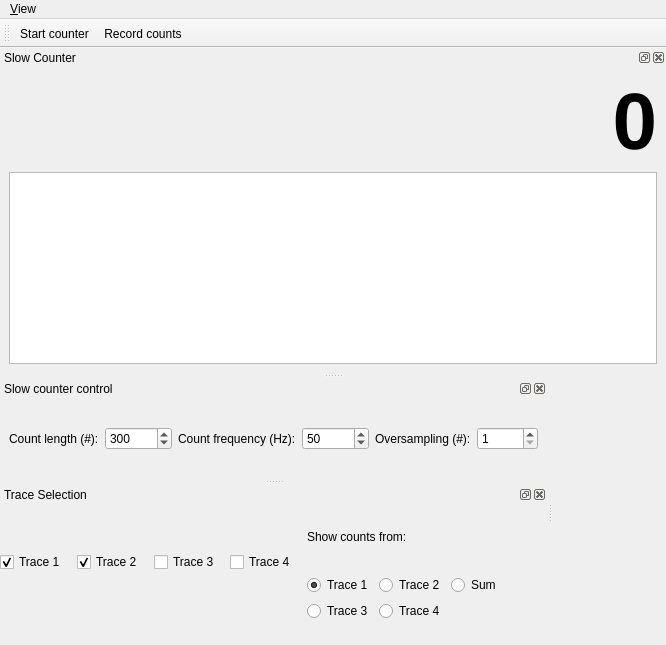
<?xml version="1.0" encoding="UTF-8"?>
<ui version="4.0">
 <class>MainWindow</class>
 <widget class="QMainWindow" name="MainWindow">
  <property name="geometry">
   <rect>
    <x>0</x>
    <y>0</y>
    <width>666</width>
    <height>645</height>
   </rect>
  </property>
  <property name="windowTitle">
   <string>qudi: Slow Counter</string>
  </property>
  <widget class="QWidget" name="centralwidget"/>
  <widget class="QMenuBar" name="menubar">
   <property name="geometry">
    <rect>
     <x>0</x>
     <y>0</y>
     <width>666</width>
     <height>21</height>
    </rect>
   </property>
   <widget class="QMenu" name="menuView">
    <property name="title">
     <string>&amp;View</string>
    </property>
    <widget class="QMenu" name="menuToolbars">
     <property name="title">
      <string>&amp;Toolbars</string>
     </property>
     <addaction name="counting_controls_view_Action"/>
    </widget>
    <addaction name="slow_counter_view_Action"/>
    <addaction name="slow_counter_parameters_view_Action"/>
    <addaction name="trace_selection_view_Action"/>
    <addaction name="separator"/>
    <addaction name="menuToolbars"/>
    <addaction name="separator"/>
    <addaction name="restore_default_view_Action"/>
    <addaction name="actionClose"/>
   </widget>
   <addaction name="menuView"/>
  </widget>
  <widget class="QDockWidget" name="counter_trace_DockWidget">
   <property name="sizePolicy">
    <sizepolicy hsizetype="Preferred" vsizetype="Preferred">
     <horstretch>1</horstretch>
     <verstretch>0</verstretch>
    </sizepolicy>
   </property>
   <property name="windowTitle">
    <string>Slow Counter</string>
   </property>
   <attribute name="dockWidgetArea">
    <number>4</number>
   </attribute>
   <widget class="QWidget" name="dockWidgetContents">
    <layout class="QVBoxLayout" name="verticalLayout">
     <item>
      <widget class="QLabel" name="count_value_Label">
       <property name="font">
        <font>
         <pointsize>60</pointsize>
         <weight>75</weight>
         <bold>true</bold>
        </font>
       </property>
       <property name="text">
        <string>0</string>
       </property>
       <property name="alignment">
        <set>Qt::AlignRight|Qt::AlignTrailing|Qt::AlignVCenter</set>
       </property>
      </widget>
     </item>
     <item>
      <widget class="PlotWidget" name="counter_trace_PlotWidget"/>
     </item>
    </layout>
   </widget>
  </widget>
  <widget class="QToolBar" name="counting_control_ToolBar">
   <property name="enabled">
    <bool>true</bool>
   </property>
   <property name="windowTitle">
    <string>Counting Controls</string>
   </property>
   <property name="toolButtonStyle">
    <enum>Qt::ToolButtonTextUnderIcon</enum>
   </property>
   <attribute name="toolBarArea">
    <enum>TopToolBarArea</enum>
   </attribute>
   <attribute name="toolBarBreak">
    <bool>false</bool>
   </attribute>
   <addaction name="start_counter_Action"/>
   <addaction name="record_counts_Action"/>
  </widget>
  <widget class="QDockWidget" name="slow_counter_parameters_DockWidget">
   <property name="maximumSize">
    <size>
     <width>524287</width>
     <height>100</height>
    </size>
   </property>
   <property name="windowTitle">
    <string>Slow counter control</string>
   </property>
   <attribute name="dockWidgetArea">
    <number>1</number>
   </attribute>
   <widget class="QWidget" name="dockWidgetContents_2">
    <layout class="QHBoxLayout" name="horizontalLayout">
     <item>
      <widget class="QLabel" name="label">
       <property name="text">
        <string>Count length (#):</string>
       </property>
      </widget>
     </item>
     <item>
      <widget class="QSpinBox" name="count_length_SpinBox">
       <property name="minimum">
        <number>1</number>
       </property>
       <property name="maximum">
        <number>1000000</number>
       </property>
       <property name="singleStep">
        <number>10</number>
       </property>
       <property name="value">
        <number>300</number>
       </property>
      </widget>
     </item>
     <item>
      <widget class="QLabel" name="label_2">
       <property name="text">
        <string>Count frequency (Hz):</string>
       </property>
      </widget>
     </item>
     <item>
      <widget class="QSpinBox" name="count_freq_SpinBox">
       <property name="minimum">
        <number>1</number>
       </property>
       <property name="maximum">
        <number>1000000</number>
       </property>
       <property name="singleStep">
        <number>10</number>
       </property>
       <property name="value">
        <number>50</number>
       </property>
      </widget>
     </item>
     <item>
      <widget class="QLabel" name="label_3">
       <property name="toolTip">
        <string>If bigger than 1, the number of samples is averaged over the given number and then displayed. 
Use for extremely fast counting, since all the raw data is saved. 
Timestamps in oversampling interval are all equal to the averaging time.</string>
       </property>
       <property name="text">
        <string>Oversampling (#):</string>
       </property>
      </widget>
     </item>
     <item>
      <widget class="QSpinBox" name="oversampling_SpinBox">
       <property name="toolTip">
        <string>If bigger than 1, the number of samples is averaged over the given number and then displayed. 
Use for extremely fast counting, since all the raw data is saved. 
Timestamps in oversampling interval are all equal to the averaging time.</string>
       </property>
       <property name="minimum">
        <number>1</number>
       </property>
       <property name="maximum">
        <number>10000</number>
       </property>
       <property name="value">
        <number>1</number>
       </property>
      </widget>
     </item>
    </layout>
   </widget>
  </widget>
  <widget class="QDockWidget" name="trace_selection_DockWidget">
   <property name="floating">
    <bool>false</bool>
   </property>
   <property name="windowTitle">
    <string>Trace Selection</string>
   </property>
   <attribute name="dockWidgetArea">
    <number>1</number>
   </attribute>
   <widget class="QWidget" name="dockWidgetContents_3">
    <widget class="QWidget" name="horizontalLayoutWidget">
     <property name="geometry">
      <rect>
       <x>0</x>
       <y>0</y>
       <width>501</width>
       <height>117</height>
      </rect>
     </property>
     <layout class="QHBoxLayout" name="horizontalLayout_2">
      <item>
       <widget class="QCheckBox" name="trace_1_checkbox">
        <property name="text">
         <string>Trace 1</string>
        </property>
        <property name="checked">
         <bool>true</bool>
        </property>
       </widget>
      </item>
      <item>
       <widget class="QCheckBox" name="trace_2_checkbox">
        <property name="text">
         <string>Trace 2</string>
        </property>
        <property name="checked">
         <bool>true</bool>
        </property>
       </widget>
      </item>
      <item>
       <widget class="QCheckBox" name="trace_3_checkbox">
        <property name="enabled">
         <bool>true</bool>
        </property>
        <property name="text">
         <string>Trace 3</string>
        </property>
       </widget>
      </item>
      <item>
       <widget class="QCheckBox" name="trace_4_checkbox">
        <property name="enabled">
         <bool>true</bool>
        </property>
        <property name="text">
         <string>Trace 4</string>
        </property>
       </widget>
      </item>
      <item>
       <layout class="QVBoxLayout" name="verticalLayout_2">
        <item>
         <widget class="QLabel" name="show_couts_label">
          <property name="text">
           <string>Show counts from:</string>
          </property>
         </widget>
        </item>
        <item>
         <layout class="QGridLayout" name="gridLayout">
          <item row="1" column="1">
           <widget class="QRadioButton" name="trace_4_radiobutton">
            <property name="enabled">
             <bool>true</bool>
            </property>
            <property name="text">
             <string>Trace 4</string>
            </property>
           </widget>
          </item>
          <item row="1" column="0">
           <widget class="QRadioButton" name="trace_3_radiobutton">
            <property name="text">
             <string>Trace 3</string>
            </property>
           </widget>
          </item>
          <item row="0" column="0">
           <widget class="QRadioButton" name="trace_1_radiobutton">
            <property name="text">
             <string>Trace 1</string>
            </property>
            <property name="checked">
             <bool>true</bool>
            </property>
           </widget>
          </item>
          <item row="0" column="1">
           <widget class="QRadioButton" name="trace_2_radiobutton">
            <property name="text">
             <string>Trace 2</string>
            </property>
           </widget>
          </item>
          <item row="0" column="2">
           <widget class="QRadioButton" name="trace_sum_radiobutton">
            <property name="text">
             <string>Sum</string>
            </property>
           </widget>
          </item>
         </layout>
        </item>
       </layout>
      </item>
     </layout>
    </widget>
   </widget>
  </widget>
  <action name="start_counter_Action">
   <property name="checkable">
    <bool>true</bool>
   </property>
   <property name="icon">
    <iconset>
     <normaloff>../../artwork/icons/qudiTheme/22x22/start-counter.png</normaloff>../../artwork/icons/qudiTheme/22x22/start-counter.png</iconset>
   </property>
   <property name="text">
    <string>Start counter</string>
   </property>
   <property name="toolTip">
    <string>Start the counter</string>
   </property>
  </action>
  <action name="record_counts_Action">
   <property name="checkable">
    <bool>true</bool>
   </property>
   <property name="icon">
    <iconset>
     <normaloff>../../artwork/icons/qudiTheme/22x22/record-counter.png</normaloff>../../artwork/icons/qudiTheme/22x22/record-counter.png</iconset>
   </property>
   <property name="text">
    <string>Record counts</string>
   </property>
   <property name="toolTip">
    <string>Save count trace to file</string>
   </property>
  </action>
  <action name="slow_counter_view_Action">
   <property name="checkable">
    <bool>true</bool>
   </property>
   <property name="text">
    <string>&amp;Slow counter</string>
   </property>
   <property name="toolTip">
    <string>Show the Slow counter</string>
   </property>
  </action>
  <action name="slow_counter_parameters_view_Action">
   <property name="checkable">
    <bool>true</bool>
   </property>
   <property name="text">
    <string>Slow &amp;counter parameters</string>
   </property>
   <property name="toolTip">
    <string>Show Slow counter parameters</string>
   </property>
  </action>
  <action name="restore_default_view_Action">
   <property name="text">
    <string>&amp;Restore default</string>
   </property>
  </action>
  <action name="counting_controls_view_Action">
   <property name="checkable">
    <bool>true</bool>
   </property>
   <property name="text">
    <string>&amp;Counting controls</string>
   </property>
  </action>
  <action name="actionClose">
   <property name="icon">
    <iconset>
     <normaloff>../../artwork/icons/oxygen/22x22/application-exit.png</normaloff>../../artwork/icons/oxygen/22x22/application-exit.png</iconset>
   </property>
   <property name="text">
    <string>Close</string>
   </property>
  </action>
  <action name="trace_selection_view_Action">
   <property name="checkable">
    <bool>true</bool>
   </property>
   <property name="checked">
    <bool>false</bool>
   </property>
   <property name="text">
    <string>Trace Selection</string>
   </property>
  </action>
 </widget>
 <customwidgets>
  <customwidget>
   <class>PlotWidget</class>
   <extends>QGraphicsView</extends>
   <header>pyqtgraph</header>
  </customwidget>
 </customwidgets>
 <resources/>
 <connections>
  <connection>
   <sender>slow_counter_view_Action</sender>
   <signal>triggered(bool)</signal>
   <receiver>counter_trace_DockWidget</receiver>
   <slot>setVisible(bool)</slot>
   <hints>
    <hint type="sourcelabel">
     <x>-1</x>
     <y>-1</y>
    </hint>
    <hint type="destinationlabel">
     <x>399</x>
     <y>136</y>
    </hint>
   </hints>
  </connection>
  <connection>
   <sender>counter_trace_DockWidget</sender>
   <signal>visibilityChanged(bool)</signal>
   <receiver>slow_counter_view_Action</receiver>
   <slot>setChecked(bool)</slot>
   <hints>
    <hint type="sourcelabel">
     <x>399</x>
     <y>136</y>
    </hint>
    <hint type="destinationlabel">
     <x>-1</x>
     <y>-1</y>
    </hint>
   </hints>
  </connection>
  <connection>
   <sender>slow_counter_parameters_view_Action</sender>
   <signal>triggered(bool)</signal>
   <receiver>slow_counter_parameters_DockWidget</receiver>
   <slot>setVisible(bool)</slot>
   <hints>
    <hint type="sourcelabel">
     <x>-1</x>
     <y>-1</y>
    </hint>
    <hint type="destinationlabel">
     <x>399</x>
     <y>551</y>
    </hint>
   </hints>
  </connection>
  <connection>
   <sender>slow_counter_parameters_DockWidget</sender>
   <signal>visibilityChanged(bool)</signal>
   <receiver>slow_counter_parameters_view_Action</receiver>
   <slot>setChecked(bool)</slot>
   <hints>
    <hint type="sourcelabel">
     <x>399</x>
     <y>551</y>
    </hint>
    <hint type="destinationlabel">
     <x>-1</x>
     <y>-1</y>
    </hint>
   </hints>
  </connection>
  <connection>
   <sender>counting_controls_view_Action</sender>
   <signal>triggered(bool)</signal>
   <receiver>counting_control_ToolBar</receiver>
   <slot>setVisible(bool)</slot>
   <hints>
    <hint type="sourcelabel">
     <x>-1</x>
     <y>-1</y>
    </hint>
    <hint type="destinationlabel">
     <x>399</x>
     <y>41</y>
    </hint>
   </hints>
  </connection>
  <connection>
   <sender>counting_control_ToolBar</sender>
   <signal>visibilityChanged(bool)</signal>
   <receiver>counting_controls_view_Action</receiver>
   <slot>setChecked(bool)</slot>
   <hints>
    <hint type="sourcelabel">
     <x>399</x>
     <y>41</y>
    </hint>
    <hint type="destinationlabel">
     <x>-1</x>
     <y>-1</y>
    </hint>
   </hints>
  </connection>
  <connection>
   <sender>actionClose</sender>
   <signal>triggered()</signal>
   <receiver>MainWindow</receiver>
   <slot>close()</slot>
   <hints>
    <hint type="sourcelabel">
     <x>-1</x>
     <y>-1</y>
    </hint>
    <hint type="destinationlabel">
     <x>399</x>
     <y>299</y>
    </hint>
   </hints>
  </connection>
  <connection>
   <sender>trace_selection_view_Action</sender>
   <signal>triggered(bool)</signal>
   <receiver>trace_selection_DockWidget</receiver>
   <slot>setVisible(bool)</slot>
   <hints>
    <hint type="sourcelabel">
     <x>-1</x>
     <y>-1</y>
    </hint>
    <hint type="destinationlabel">
     <x>39</x>
     <y>463</y>
    </hint>
   </hints>
  </connection>
  <connection>
   <sender>trace_selection_DockWidget</sender>
   <signal>visibilityChanged(bool)</signal>
   <receiver>trace_selection_view_Action</receiver>
   <slot>setChecked(bool)</slot>
   <hints>
    <hint type="sourcelabel">
     <x>39</x>
     <y>463</y>
    </hint>
    <hint type="destinationlabel">
     <x>-1</x>
     <y>-1</y>
    </hint>
   </hints>
  </connection>
 </connections>
</ui>
